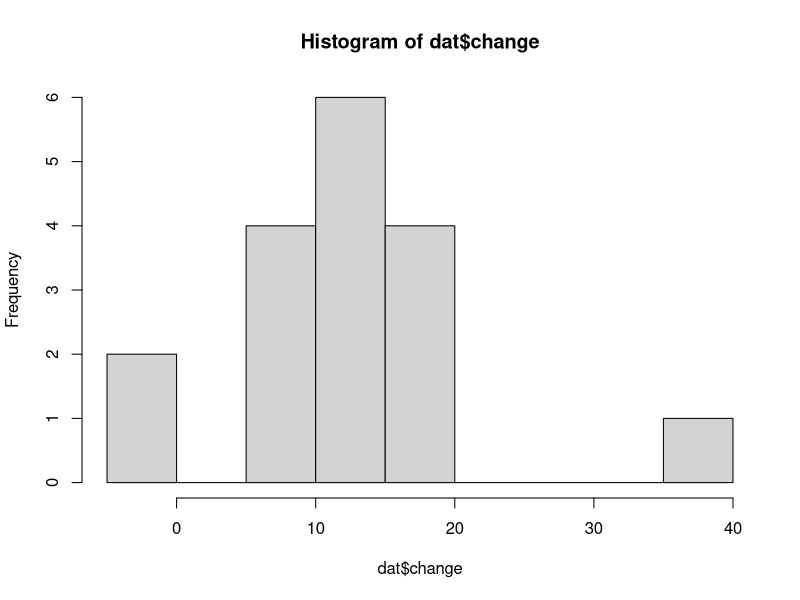

Source code (R):
## ---- chunk 1
library(tidyverse)
library(psych)
## ---- chunk 2
dat <- read.csv("data/stroop.csv")
## ---- chunk 3
dat$change <- dat$incongruent - dat$congruent
## ---- chunk 4
describe(dat$congruent)
describe(dat$incongruent)
describe(dat$change)
## ---- chunk 5
hist(dat$change)
## ---- chunk 6
shapiro.test(dat$change)
## ---- chunk 7
t.test(x = dat$incongruent, y = dat$congruent,
       mu = 0, paired = TRUE, var.equal = FALSE)
## ---- chunk 8
t.test(dat$change)
## ---- chunk 9
dat$groups <- c(0,0,0,0,0,0,0,0,1,1,1,1,1,1,1,1,1)
## ---- chunk 10
t.test(control ~ groups, data = dat)
## ---- chunk 11
lm(control ~ groups, data = dat) %>% summary()
